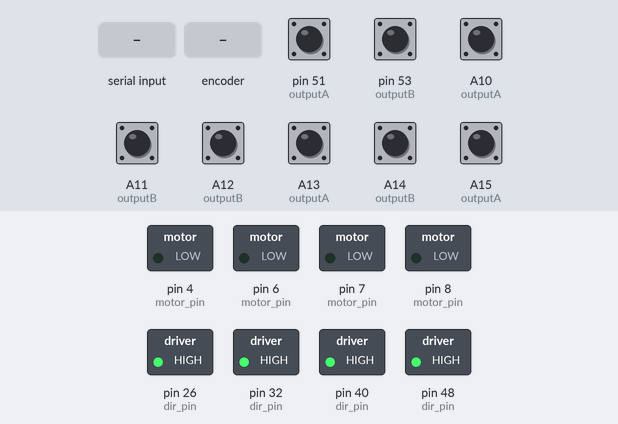
Bench run of a sketch on a simulated Arduino Mega 2560, built with avr-gcc and run on an emulated ATmega2560. Parts: switched loads named in the sketch (green lamp = pin HIGH). The test bench sets the inputs (shaded band); at power-on: A10 (outputA), A11 (outputB), A12 (outputB), A13 (outputA), A14 (outputB), A15 (outputA), pin 51 (outputA), pin 53 (outputB) HIGH. What the sketch prints to the serial monitor is not drawn.

Above: at 0.8 s.
0.9 s: "s" received over Serial
At 1.05 s:
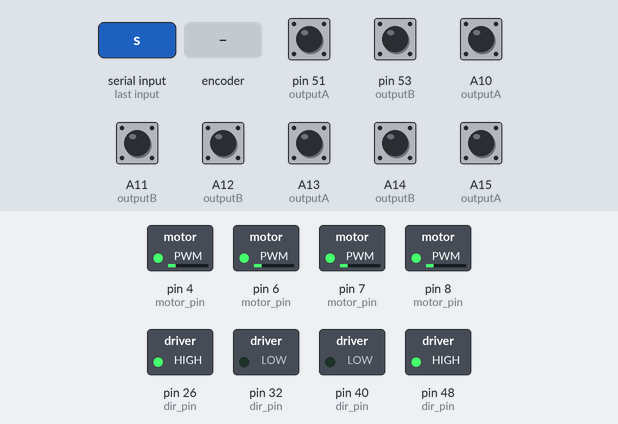
At 2.2 s:
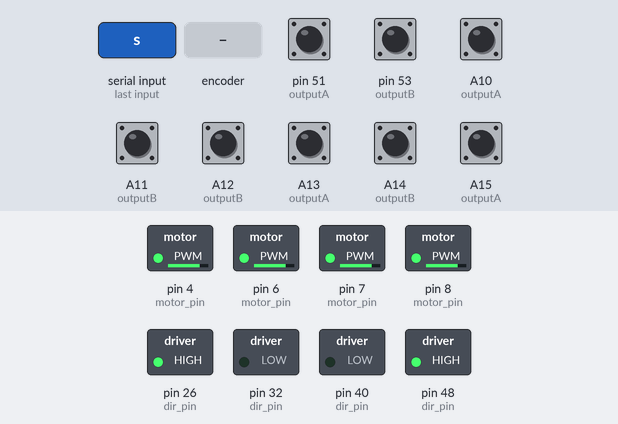
3.9 s: rotary encoder on pin 51 (outputA) / A12 (outputB) turned 3 steps (first pin leading)
At 5.18 s:
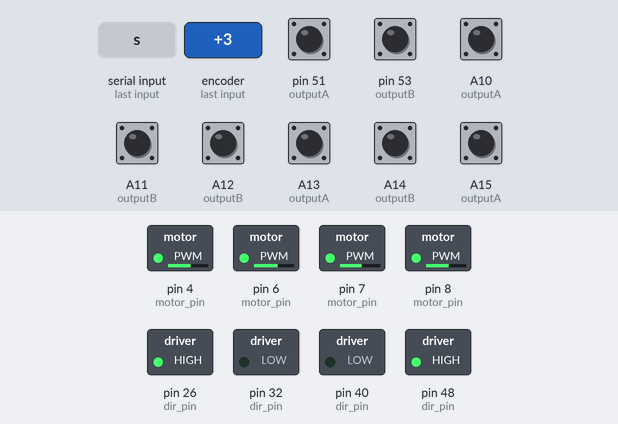
7.5 s: A11 (outputB) pulled LOW for 0.15 s
10.6 s: A13 (outputA) pulled LOW for 1 s
Timing chart, 0 to 13.6 s (numbered marks = the images above; inputs shaded):
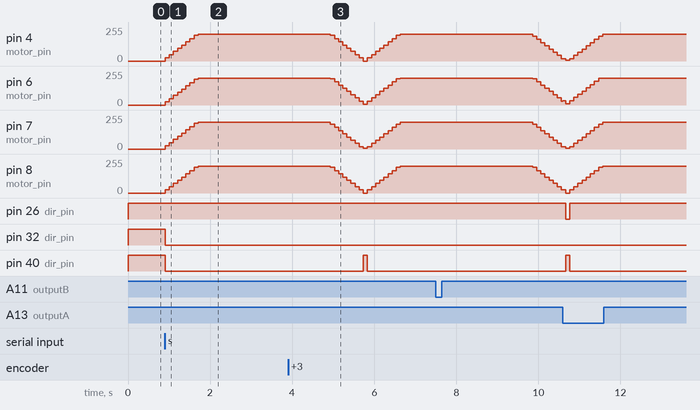

Measured:
- after the input at 0.9 s, pin 4 (motor_pin), pin 6 (motor_pin), pin 7 (motor_pin), pin 8 (motor_pin): moves from 0/255 to 200/255 over 0.81 s, starting at once; pin 32 (dir_pin), pin 40 (dir_pin): HIGH → LOW at once
- after the input at 3.9 s, pin 32 (dir_pin): stays LOW (without the input it goes to HIGH after 1.8 s)

The sketch:

Up_Down.ino
```cpp
#include "PinChangeInterrupt.h"

#define max_speed 200

/*
   [x][y]
   x --> index of leg
   y --> index of motor of leg x
*/

int outputA[2][2] = {{A13, A10}, {51, A15}};
int outputB[2][2] = {{A12, A11}, {53, A14}};

volatile int lastEncoded[2][2] = {0, 0}, sum[2][2] = {0, 0}, encoded[2][2] = {0, 0}, MSB[2][2] = {0, 0}, LSB[2][2] = {0, 0};
float encoderValue[2][2] = {{0, 0}, {0, 0}};
float correction[2][2] = {{130, -404}, {130, -404}};
/*
   ACW ----> Increment
   CW  ----> Decrement
*/
float PID[2][2] = {{0, 0}, {0, 0}};
float error[2][2] = {{0, 0}, {0, 0}};
float P[2][2] = {{0, 0}, {0, 0}};
float I[2][2] = {{0, 0}, {0, 0}};
float D[2][2] = {{0, 0}, {0, 0}};
float last_error[2][2] = {{0, 0}, {0, 0}};

int theta_2[50] = {465, 463, 462, 461, 459, 458, 456, 455, 466, 526, 640, 580, 517, 503, 502, 501, 501, 500, 499, 498, 498, 497, 496, 495, 494, 493, 492, 492, 491, 490, 489, 488, 487, 485, 484, 483, 482, 481, 480, 479, 478, 476, 475, 474, 473, 471, 470, 469, 467, 466};
//theta_1 - right
//theta_2 - left
int theta_1[50] = { -228, -228, -229, -230, -231, -231, -232, -233, -246, -310, -370, -256, -196, -185, -186, -188, -189, -190, -192, -193, -195, -196, -197, -199, -200, -201, -202, -204, -205, -206, -207, -209, -210, -211, -212, -213, -214, -215, -216, -217, -218, -219, -220, -221, -222, -223, -224, -225, -226, -227};
int set_position[2][2] = {{ -1080, 1080}, { -1080, 1080}};

float Kp[2][2] = {{3, 3}, {3, 3}}, Kd[2][2] = {{0, 0}, {0, 0}}, Ki[2][2] = {{0, 0}, {0, 0}};


uint8_t motor_pin[2][2] = {{6, 4}, {7, 8}};
uint8_t dir_pin[2][2] = {{32, 26}, {40, 48}};

long last_ms = 0, PID_dt = 100;
boolean flag = 0;

void setup() {
  for (int i = 0; i < 2; i++)
  {
    for (int j = 0; j < 2; j++) {
      pinMode (outputA[i][j], INPUT_PULLUP);
      pinMode (outputB[i][j], INPUT_PULLUP);
    }
  }
  attachPCINT(digitalPinToPCINT(outputA[0][0]), encode_0_0, CHANGE);
  attachPCINT(digitalPinToPCINT(outputB[0][0]), encode_0_0, CHANGE);
  attachPCINT(digitalPinToPCINT(outputA[0][1]), encode_0_1, CHANGE);
  attachPCINT(digitalPinToPCINT(outputB[0][1]), encode_0_1, CHANGE);
  attachPCINT(digitalPinToPCINT(outputA[1][0]), encode_1_0, CHANGE);
  attachPCINT(digitalPinToPCINT(outputB[1][0]), encode_1_0, CHANGE);
  attachPCINT(digitalPinToPCINT(outputA[1][1]), encode_1_1, CHANGE);
  attachPCINT(digitalPinToPCINT(outputB[1][1]), encode_1_1, CHANGE);

  Serial.begin (115200);
  init_motors();

  theta_1[0] = 0;
  theta_2[0] = 0;
  theta_1[49] = 0;
  theta_2[49] = 0;
  for (int i = 1; i < 25; i++)
  {
    theta_1[i] = 0;
    theta_1[i] = theta_1[i - 1] - 8;
    theta_1[49 - i] = theta_1[i];
    theta_2[i] = 0;
    theta_2[i] = theta_2[i - 1] + 8;
    theta_2[49 - i] = theta_2[i];
  }

  for (int i = 0; i < 2; i++)
  {
    set_position[i][0] = theta_1[0];
    set_position[i][1] = theta_2[0];
  }

  while (!flag)
  {
    if (Serial.available() > 0)
    {
      if (Serial.read() == 's')
      {
        flag = !flag;
      }
    }
    print_position();
    cal_PID();
    motors(PID);
  }
  float wo[2][2] = {{0, 0}, {0, 0}};
  motors(wo);
  last_ms = millis();
}

void loop()
{
  if (flag == 1)
  {
    for (int i = 1; i < 50; i++)
    {
      last_ms = millis();
      for (int j = 0; j < 2; j++)
      {
        set_position[j][0] = theta_1[i];
        set_position[j][1] = theta_2[i];
      }
      while (millis() - last_ms < PID_dt)
      {
        print_position();
        cal_PID();
        motors(PID);
      }
    }
  }
}

void init_motors() { /*Intializes Motor Pins to OUTPUT*/
  for (int i = 0; i < 2; i++)
  {
    for (int j = 0; j < 2; j++)
    {
      pinMode(motor_pin[i][j], OUTPUT);
      pinMode(dir_pin[i][j], OUTPUT);
    }
  }
}

void print_position()
{
  for (int i  = 0 ; i < 2; i++)
  {
    for (int j = 0; j < 2; j++)
    {
      Serial.print(encoderValue[i][j]);
      Serial.print(" ");
    }
  }
  Serial.println(" ");
}

void set_motor(uint8_t index_1, uint8_t index_2, int motor_speed) {
  //if (index % 2 == 0)
  //motor_speed = -1 * motor_speed;
  if (abs(motor_speed) < 5)
    motor_speed = 0;
  if (motor_speed >= 0) {
    //Clockwise direction
    digitalWrite(dir_pin[index_1][index_2], HIGH);
    analogWrite(motor_pin[index_1][index_2], motor_speed);
  }
  else if (motor_speed < 0) {
    //Anti Clockwise direction
    digitalWrite(dir_pin[index_1][index_2], LOW);
    analogWrite(motor_pin[index_1][index_2], -1 * motor_speed);
  }
}

void motors(float motor_speed[2][2]) {
  for (int i = 0; i < 2; i++)
  {
    for (int j = 0; j < 2; j++)
    {
      set_motor(i, j, motor_speed[i][j]);
    }
  }
}

void encode_0_0() {
  MSB[0][0] = digitalRead(outputA[0][0]); //MSB = most significant bit
  LSB[0][0] = digitalRead(outputB[0][0]); //LSB = least significant bit

  encoded[0][0] = (MSB[0][0] << 1) | LSB[0][0]; //converting the 2 pin value to single number
  sum[0][0]  = (lastEncoded[0][0] << 2) | encoded[0][0]; //adding it to the previous encoded value

  if (sum[0][0] == 0b1101 || sum[0][0] == 0b0100 || sum[0][0] == 0b0010 || sum[0][0] == 0b1011) encoderValue[0][0] ++;
  if (sum[0][0] == 0b1110 || sum[0][0] == 0b0111 || sum[0][0] == 0b0001 || sum[0][0] == 0b1000) encoderValue[0][0] --;

  lastEncoded[0][0] = encoded[0][0]; //store this value for next time
}

void encode_0_1() {
  MSB[0][1] = digitalRead(outputA[0][1]); //MSB = most significant bit
  LSB[0][1] = digitalRead(outputB[0][1]); //LSB = least significant bit

  encoded[0][1] = (MSB[0][1] << 1) | LSB[0][1]; //converting the 2 pin value to single number
  sum[0][1]  = (lastEncoded[0][1] << 2) | encoded[0][1]; //adding it to the previous encoded value

  if (sum[0][1] == 0b1101 || sum[0][1] == 0b0100 || sum[0][1] == 0b0010 || sum[0][1] == 0b1011) encoderValue[0][1] ++;
  if (sum[0][1] == 0b1110 || sum[0][1] == 0b0111 || sum[0][1] == 0b0001 || sum[0][1] == 0b1000) encoderValue[0][1] --;

  lastEncoded[0][1] = encoded[0][1]; //store this value for next time
}

void encode_1_0() {
  MSB[1][0] = digitalRead(outputA[1][0]); //MSB = most significant bit
  LSB[1][0] = digitalRead(outputB[1][0]); //LSB = least significant bit

  encoded[1][0] = (MSB[1][0] << 1) | LSB[1][0]; //converting the 2 pin value to single number
  sum[1][0]  = (lastEncoded[1][0] << 2) | encoded[1][0]; //adding it to the previous encoded value

  if (sum[1][0] == 0b1101 || sum[1][0] == 0b0100 || sum[1][0] == 0b0010 || sum[1][0] == 0b1011) encoderValue[1][0] ++;
  if (sum[1][0] == 0b1110 || sum[1][0] == 0b0111 || sum[1][0] == 0b0001 || sum[1][0] == 0b1000) encoderValue[1][0] --;

  lastEncoded[1][0] = encoded[1][0]; //store this value for next time
}

void encode_1_1() {
  MSB[1][1] = digitalRead(outputA[1][1]); //MSB = most significant bit
  LSB[1][1] = digitalRead(outputB[1][1]); //LSB = least significant bit

  encoded[1][1] = (MSB[1][1] << 1) | LSB[1][1]; //converting the 2 pin value to single number
  sum[1][1]  = (lastEncoded[1][1] << 2) | encoded[1][1]; //adding it to the previous encoded value

  if (sum[1][1] == 0b1101 || sum[1][1] == 0b0100 || sum[1][1] == 0b0010 || sum[1][1] == 0b1011) encoderValue[1][1] ++;
  if (sum[1][1] == 0b1110 || sum[1][1] == 0b0111 || sum[1][1] == 0b0001 || sum[1][1] == 0b1000) encoderValue[1][1] --;

  lastEncoded[1][1] = encoded[1][1]; //store this value for next time
}

int sign(int i) {
  if (i >= 0)
    return 1;
  else
    return -1;
}

void cal_PID()
{
  for (int i = 0; i < 2; i++)
  {
    for (int j = 0; j < 2; j++)
    {
      error[i][j] = set_position[i][j] - encoderValue[i][j];
      //error[i] = error[i] + correction[i];
      P[i][j] = error[i][j];
      I[i][j] += error[i][j];
      D[i][j] = error[i][j] - last_error[i][j];
      PID[i][j] = ((Kp[i][j] * P[i][j]) + (Ki[i][j] * I[i][j]) + (Kd[i][j] * D[i][j]));
      last_error[i][j] = error[i][j];
      if (abs(PID[i][j]) > max_speed)
        PID[i][j] = sign(PID[i][j]) * max_speed;
    }
  }
}
```
